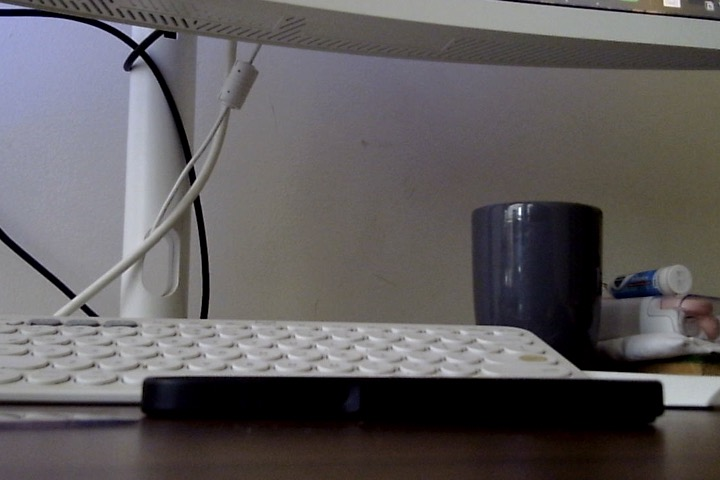
#> input picture optical_flow/img1.jpg, 720 x 480 px, given in place of the camera
$ python lukas.py
#> lines starting #> are read from the running program, lines starting #| are printed output that depends on the picture; after the words box and inside, x2 and y2 are one past the last pixel; in counts of white or black regions, pixels touching at a corner belong together
import cv2
import numpy as np

# For Sharpening of Images
kernel = np.array([[-1,-1,-1],[-1,9,-1],[-1,-1,-1]])

video = cv2.VideoCapture(2)

ret , cap1 = video.read()
#> cap1 is the input picture: shape (480, 720, 3); mean B, G, R 93.5, 92.1, 95.6
frame = cv2.cvtColor(cap1,cv2.COLOR_BGR2GRAY)
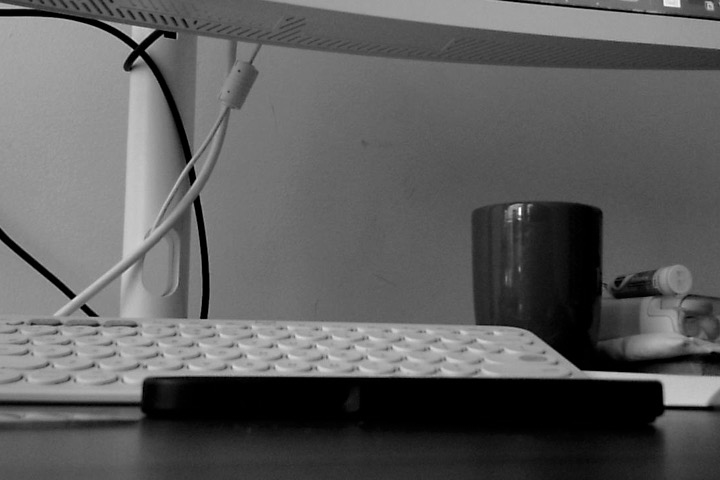
#> frame: shape (480, 720); min 0, max 253, mean 93.3

# Sharpening using Kernels
frame = cv2.filter2D(frame , -1 , kernel)
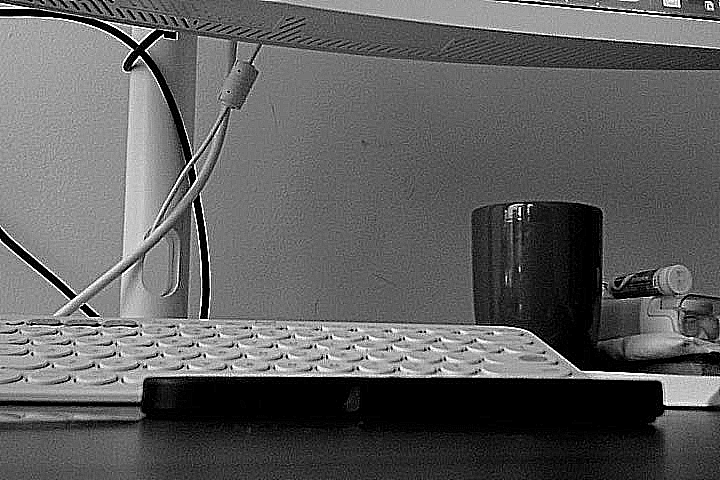
#> frame: shape (480, 720); min 0, max 255, mean 94.7

# Tracking Features
p0 = cv2.goodFeaturesToTrack(frame , maxCorners=100 , qualityLevel=0.3 , minDistance= 7)
#> p0 = 100 rows, first 8: [201, 317], [705, 2], [252, 64], [679, 6], [520, 216], [163, 34], [133, 50], [138, 44]

mask = np.zeros_like(cap1)


while True:
    ret , cap = video.read()
    cap_gray = cv2.cvtColor(cap,cv2.COLOR_BGR2GRAY)

    cap_gray = cv2.filter2D(cap_gray , -1 , kernel)

    # p1 is the new points , st is status if points captured are not  and err is the error of calculating the points
    p1 , st , err = cv2.calcOpticalFlowPyrLK(frame ,cap_gray , p0 ,None )
#> p1 has the same summary as p0; st = 100 values from 1 to 1; err = 100 values from 0 to 0

    if p1 is not None:
        good_new = p1[st==1]
#> good_new = 100 pairs, first value 17 to 712, second value 2 to 403
        good_old = p0[st==1]
#> good_old has the same summary as good_new

    for i , j in zip(good_new , good_old):
        a , b = i.ravel()

        c , d = j.ravel()

        cv2.line(mask ,(int(a),int(b)),(int(c),int(d)), (255,255,255),1) # Without mask it just renews itself in every frame change
#> this loop made 100 passes
#> (a, b, c, d) on passes 1 to 12: (201, 317, 201, 317), (705, 2, 705, 2), (252, 64, 252, 64), (679, 6, 679, 6), (520, 216, 520, 216), (163, 34, 163, 34), (133, 50, 133, 50), (138, 44, 138, 44), (505, 211, 505, 211), (75, 295, 75, 295), (145, 50, 145, 50), (84, 304, 84, 304)
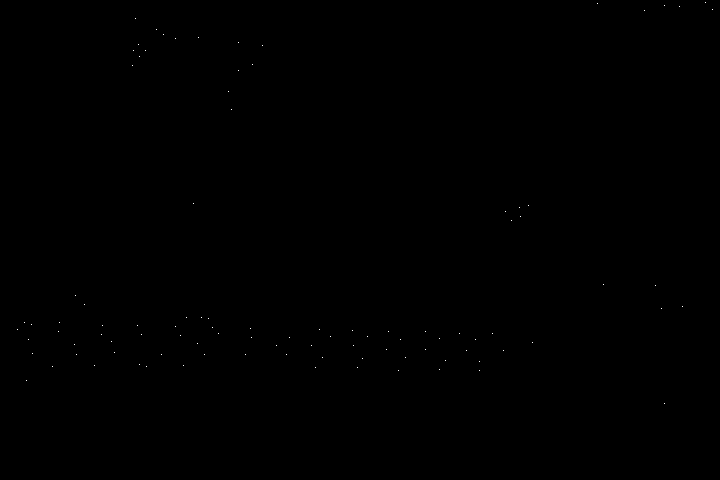
#> mask: shape (480, 720, 3); 0.03% white in thin lines or dots, all inside (x1, y1, x2, y2) = (17, 2, 713, 404)
            # so now we use mask and its constant , it doesn't change

    output = cv2.add(cap , mask)
    cv2.imshow("haha",output)
    if(cv2.waitKey(1)==ord('q')):
#> (key q is pressed here)
        break

    frame = cap_gray.copy()

    # assume if there is no change so it might just do something wrong so we have to make a condition and reshape it also

    if(len(good_new)>0):
        p0 = good_new.reshape(-1 , 1 , 2) # Why Reshaping? Answer : see line 30 You are taking only specific portions so to make it original shape what the good features , retrun we reshape

$ run again, on optical_flow/img2.jpg
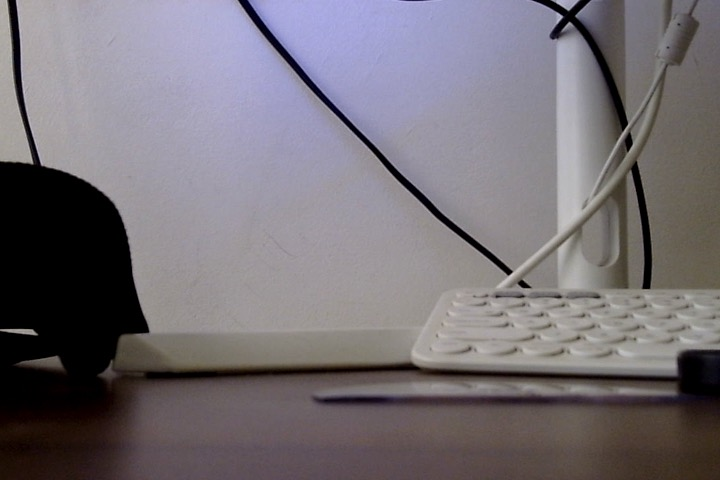
#> input picture optical_flow/img2.jpg, 720 x 480 px, given in place of the camera
#> cap1 is the input picture: shape (480, 720, 3); mean B, G, R 117.5, 111.5, 117
#> `frame = cv2.cvtColor(cap1,cv2.COLOR_BGR2GRAY)`:
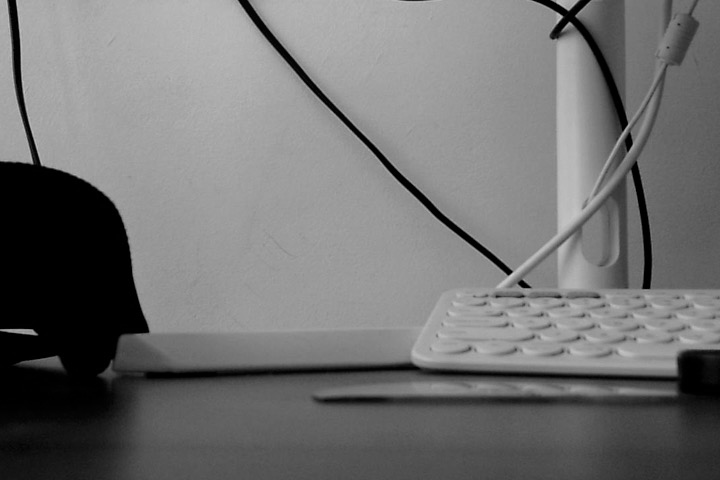
#> frame: shape (480, 720); min 0, max 214, mean 113.8
#> `frame = cv2.filter2D(frame , -1 , kernel)`:
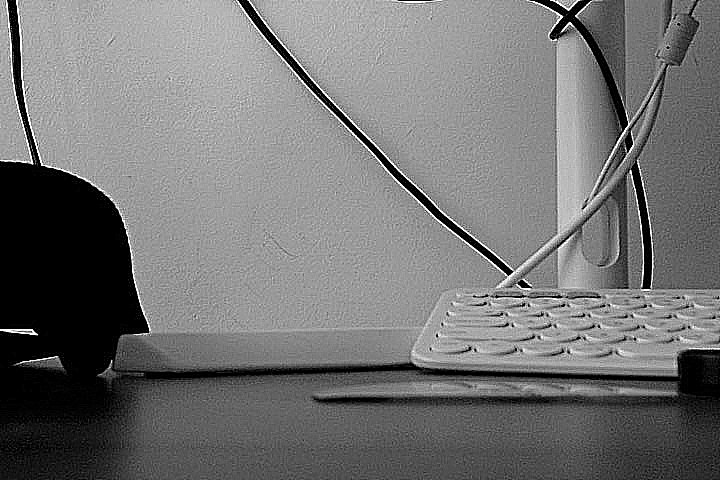
#> frame: shape (480, 720); min 0, max 255, mean 114.9
#> p0 = 42 rows, first 8: [32, 163], [512, 271], [562, 16], [41, 165], [37, 334], [575, 15], [147, 331], [649, 287]
#> p1 has the same summary as p0; st = 42 values from 1 to 1; err = 42 values from 0 to 0
#> good_new = 42 pairs, first value 32 to 714, second value 10 to 360
#> good_old has the same summary as good_new
#> the loop `for i , j in zip(good_new , good_old):` made 42 passes
#> (a, b, c, d) on passes 1 to 8: (32, 163, 32, 163), (512, 271, 512, 271), (562, 16, 562, 16), (41, 165, 41, 165), (37, 334, 37, 334), (575, 15, 575, 15), (147, 331, 147, 331), (649, 287, 649, 287)

$ run again, on optical_flow/1.png
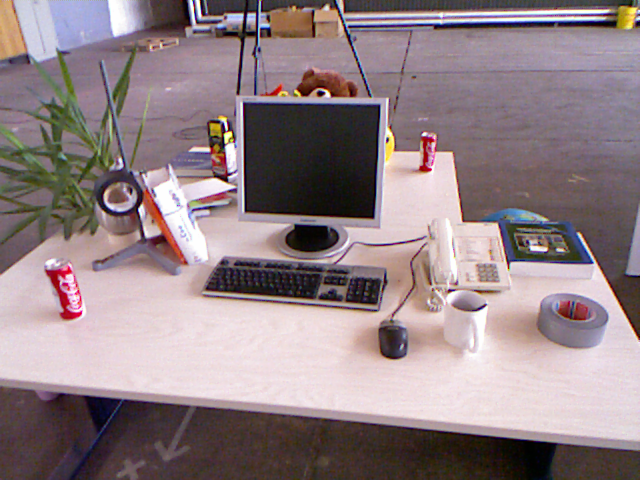
#> input picture optical_flow/1.png, 640 x 480 px, given in place of the camera
#> cap1 is the input picture: shape (480, 640, 3); mean B, G, R 133.9, 129.9, 146.3
#> `frame = cv2.cvtColor(cap1,cv2.COLOR_BGR2GRAY)`:
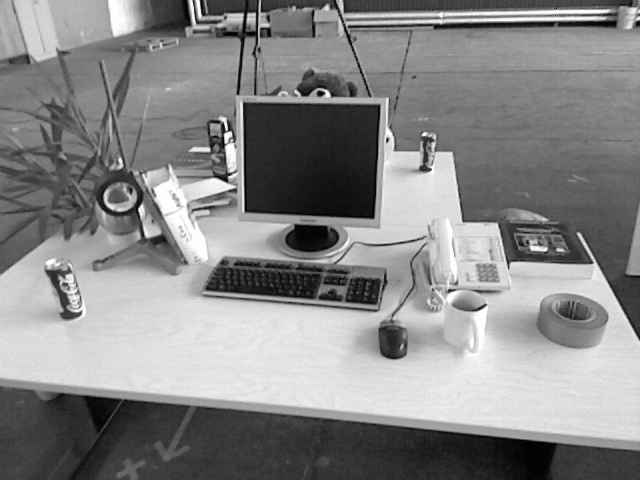
#> frame: shape (480, 640); min 1, max 254, mean 135.2
#> `frame = cv2.filter2D(frame , -1 , kernel)`:
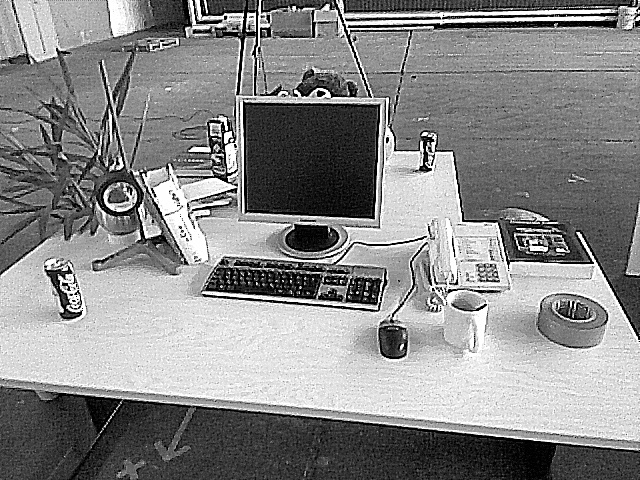
#> frame: shape (480, 640); min 0, max 255, mean 136.2
#> p0 = 100 rows, first 8: [431, 169], [228, 177], [357, 292], [234, 143], [143, 174], [68, 289], [324, 93], [225, 16]
#> p1 has the same summary as p0; st = 100 values from 1 to 1; err = 100 values from 0 to 0
#> good_new = 100 pairs, first value 45 to 637, second value 6 to 311
#> good_old has the same summary as good_new
#> the loop `for i , j in zip(good_new , good_old):` made 100 passes
#> (a, b, c, d) on passes 1 to 8: (431, 169, 431, 169), (228, 177, 228, 177), (357, 292, 357, 292), (234, 143, 234, 143), (143, 174, 143, 174), (68, 289, 68, 289), (324, 93, 324, 93), (225, 16, 225, 16)

$ run again, on optical_flow/2.png
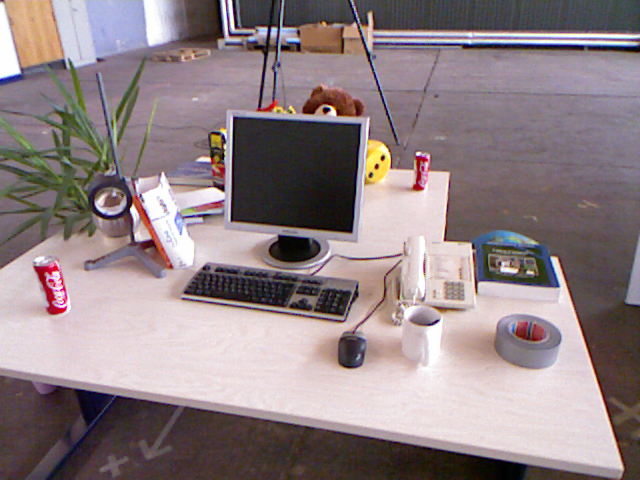
#> input picture optical_flow/2.png, 640 x 480 px, given in place of the camera
#> cap1 is the input picture: shape (480, 640, 3); mean B, G, R 133.1, 129.9, 144.4
#> `frame = cv2.cvtColor(cap1,cv2.COLOR_BGR2GRAY)`:
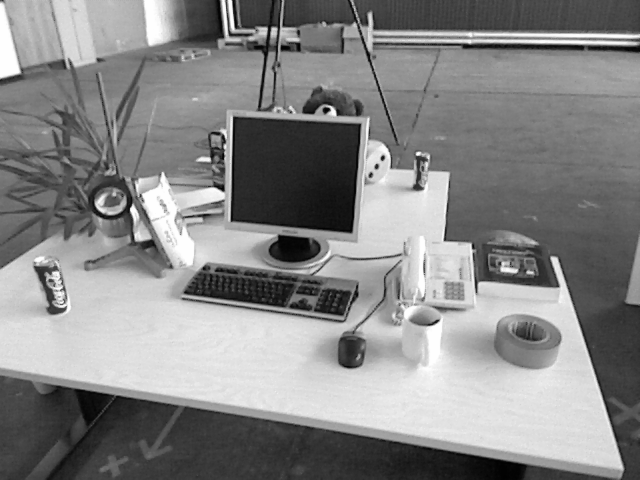
#> frame: shape (480, 640); min 1, max 254, mean 134.6
#> `frame = cv2.filter2D(frame , -1 , kernel)`:
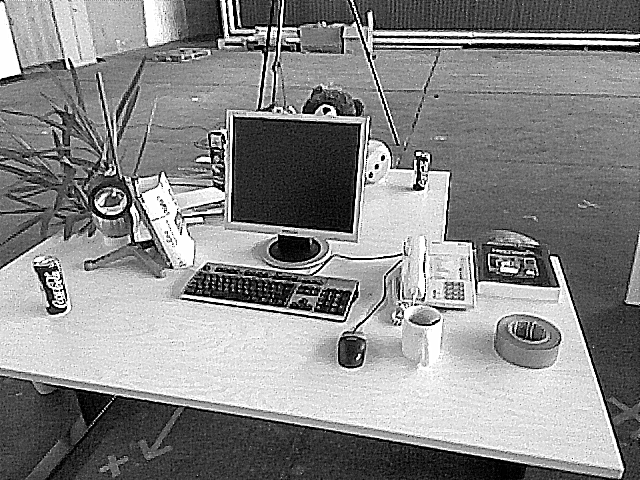
#> frame: shape (480, 640); min 0, max 255, mean 135.5
#> p0 = 100 rows, first 8: [493, 250], [59, 290], [382, 160], [427, 161], [473, 249], [423, 188], [422, 166], [224, 191]
#> p1 has the same summary as p0; st = 100 values from 1 to 1; err = 100 values from 0 to 0
#> good_new = 100 pairs, first value 34 to 558, second value 22 to 410
#> good_old has the same summary as good_new
#> the loop `for i , j in zip(good_new , good_old):` made 100 passes
#> (a, b, c, d) on passes 1 to 8: (493, 250, 493, 250), (59, 290, 59, 290), (382, 160, 382, 160), (427, 161, 427, 161), (473, 249, 473, 249), (423, 188, 423, 188), (422, 166, 422, 166), (224, 191, 224, 191)
